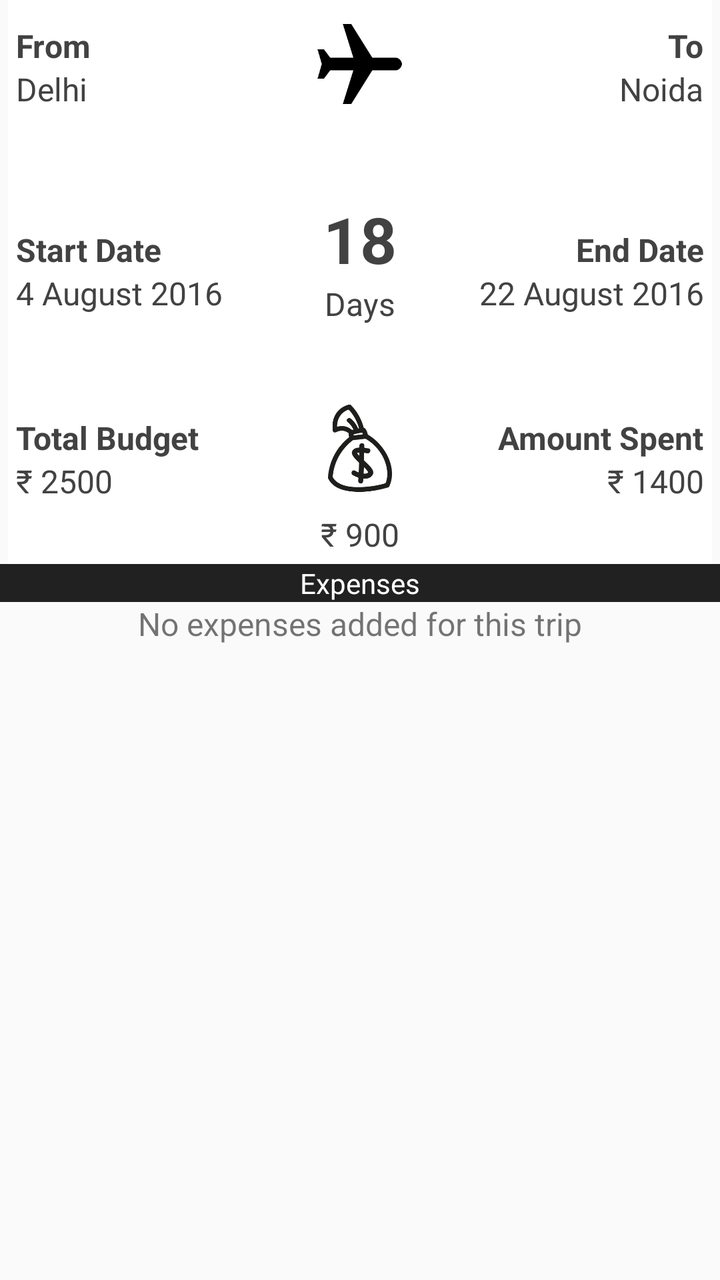
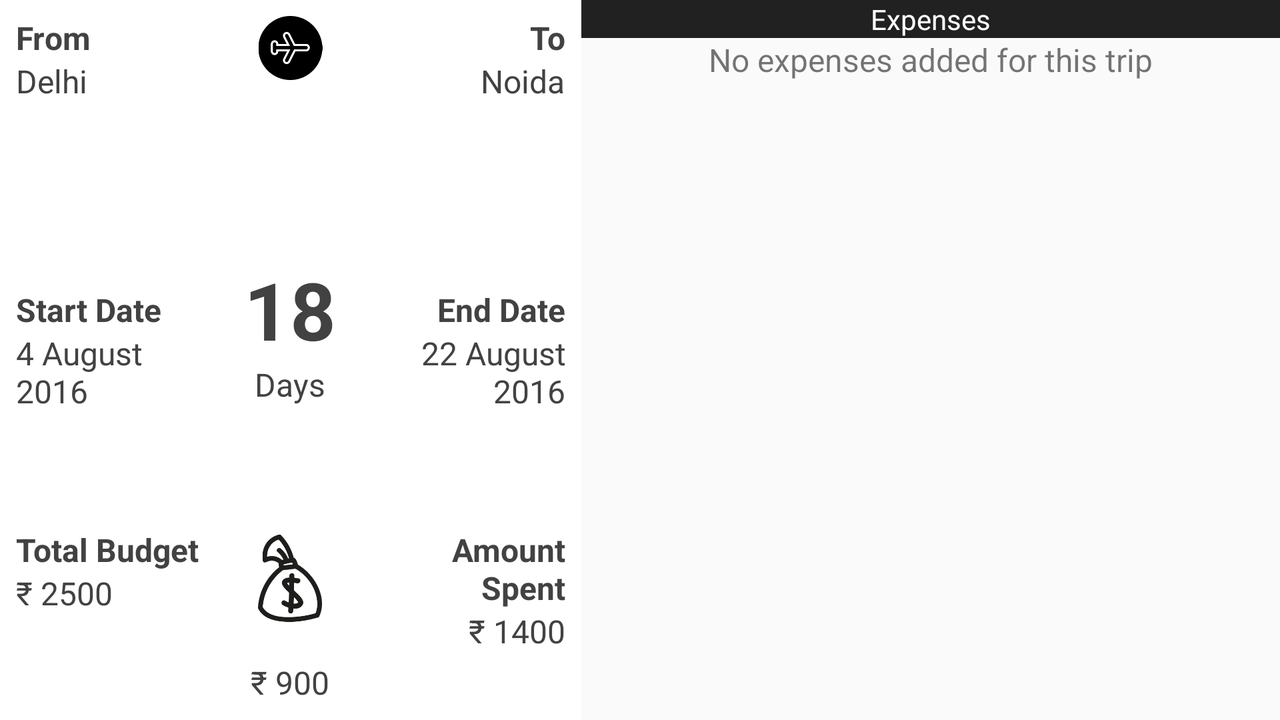

Two renders of one Android screen. The first uses the default layout on a phone; the second uses the alternative layout the repository ships for a different screen configuration, on a matching device. The two XML files are below.
<!-- AndroidManifest.xml: application theme AppTheme -->
<!-- res/layout/activity_previous_trip_detail.xml -->
<?xml version="1.0" encoding="utf-8"?>
<LinearLayout
    xmlns:android="http://schemas.android.com/apk/res/android"
    xmlns:tools="http://schemas.android.com/tools"
    android:layout_width="match_parent"
    android:layout_height="match_parent"
    android:orientation="vertical"
    tools:context="app.com.thetechnocafe.expensemanager.PreviousTripDetailActivity">

    <LinearLayout
        android:layout_width="match_parent"
        android:layout_height="0dp"
        android:layout_marginLeft="4dp"
        android:layout_marginRight="4dp"
        android:layout_weight="1"
        android:background="@android:color/white"
        android:orientation="vertical">

        <LinearLayout
            android:layout_width="match_parent"
            android:layout_height="0dp"
            android:layout_weight="1"
            android:orientation="horizontal"
            android:padding="4dp">

            <LinearLayout
                android:layout_width="0dp"
                android:layout_height="match_parent"
                android:layout_weight="1"
                android:gravity="left"
                android:orientation="vertical"
                android:layout_marginTop="8dp">

                <TextView
                    android:layout_width="wrap_content"
                    android:layout_height="wrap_content"
                    android:text="@string/from"
                    android:textColor="@color/dark_grey_text"
                    android:textSize="16dp"
                    android:textStyle="bold"/>

                <TextView
                    android:id="@+id/previous_trip_detail_from"
                    android:layout_width="wrap_content"
                    android:layout_height="wrap_content"
                    android:text="Delhi"
                    android:textColor="@color/dark_grey_text"
                    android:textSize="16dp"
                    />

            </LinearLayout>

            <ImageView
                android:layout_width="40dp"
                android:layout_height="40dp"
                android:layout_gravity="top|center"
                android:layout_weight="0.4"
                android:layout_marginTop="8dp"
                android:src="@drawable/previous_detail_airplane"/>

            <LinearLayout
                android:layout_width="0dp"
                android:layout_height="match_parent"
                android:layout_weight="1"
                android:gravity="right"
                android:orientation="vertical"
                android:layout_marginTop="8dp">

                <TextView
                    android:layout_width="wrap_content"
                    android:layout_height="wrap_content"
                    android:text="@string/to"
                    android:textColor="@color/dark_grey_text"
                    android:textSize="16dp"
                    android:textStyle="bold"/>

                <TextView
                    android:id="@+id/previous_trip_detail_to"
                    android:layout_width="wrap_content"
                    android:layout_height="wrap_content"
                    android:text="Noida"
                    android:textColor="@color/dark_grey_text"
                    android:textSize="16dp"
                    />

            </LinearLayout>


        </LinearLayout>

        <LinearLayout
            android:layout_width="match_parent"
            android:layout_height="0dp"
            android:layout_weight="1"
            android:orientation="horizontal"
            android:padding="4dp">

            <LinearLayout
                android:layout_width="0dp"
                android:layout_height="match_parent"
                android:layout_marginTop="16dp"
                android:layout_weight="1"
                android:gravity="left"
                android:orientation="vertical">

                <TextView
                    android:layout_width="wrap_content"
                    android:layout_height="wrap_content"
                    android:text="@string/start_date"
                    android:textColor="@color/dark_grey_text"
                    android:textSize="16dp"
                    android:textStyle="bold"/>

                <TextView
                    android:id="@+id/previous_trip_detail_start_date"
                    android:layout_width="wrap_content"
                    android:layout_height="wrap_content"
                    android:text="4 August 2016"
                    android:textColor="@color/dark_grey_text"
                    android:textSize="16dp"
                    />

            </LinearLayout>

            <LinearLayout
                android:layout_width="0dp"
                android:layout_height="match_parent"
                android:layout_weight="1"
                android:gravity="top|center"
                android:orientation="vertical">

                <TextView
                    android:id="@+id/previous_trip_detail_total_days"
                    android:layout_width="wrap_content"
                    android:layout_height="wrap_content"
                    android:text="18"
                    android:textColor="@color/dark_grey_text"
                    android:textSize="32dp"
                    android:textStyle="bold"/>

                <TextView
                    android:layout_width="wrap_content"
                    android:layout_height="wrap_content"
                    android:text="@string/days"
                    android:textColor="@color/dark_grey_text"
                    android:textSize="16dp"
                    />

            </LinearLayout>

            <LinearLayout
                android:layout_width="0dp"
                android:layout_height="match_parent"
                android:layout_marginTop="16dp"
                android:layout_weight="1"
                android:gravity="right"
                android:orientation="vertical">

                <TextView
                    android:layout_width="wrap_content"
                    android:layout_height="wrap_content"
                    android:text="@string/end_date"
                    android:textColor="@color/dark_grey_text"
                    android:textSize="16dp"
                    android:textStyle="bold"/>

                <TextView
                    android:id="@+id/previous_trip_detail_end_date"
                    android:layout_width="wrap_content"
                    android:layout_height="wrap_content"
                    android:text="22 August 2016"
                    android:textColor="@color/dark_grey_text"
                    android:textSize="16dp"
                    />

            </LinearLayout>


        </LinearLayout>

        <LinearLayout
            android:layout_width="match_parent"
            android:layout_height="0dp"
            android:layout_weight="1"
            android:orientation="horizontal"
            android:padding="4dp">

            <LinearLayout
                android:layout_width="0dp"
                android:layout_height="match_parent"
                android:layout_weight="1"
                android:gravity="left"
                android:orientation="vertical"
                android:layout_marginTop="16dp">

                <TextView
                    android:layout_width="wrap_content"
                    android:layout_height="wrap_content"
                    android:text="@string/total_budget"
                    android:textColor="@color/dark_grey_text"
                    android:textSize="16dp"
                    android:textStyle="bold"/>

                <TextView
                    android:id="@+id/previous_trip_detail_total_budget"
                    android:layout_width="wrap_content"
                    android:layout_height="wrap_content"
                    android:text="\u20B9 2500"
                    android:textColor="@color/dark_grey_text"
                    android:textSize="16dp"
                    />

            </LinearLayout>

            <LinearLayout
                android:layout_width="0dp"
                android:layout_height="match_parent"
                android:layout_weight="1"
                android:gravity="center"
                android:orientation="vertical">

            <ImageView
                android:layout_width="32dp"
                android:layout_height="32dp"
                android:layout_gravity="top|center"
                android:layout_weight="0.4"
                android:src="@drawable/money"/>

                <TextView
                    android:id="@+id/previous_trip_detail_budget_left"
                    android:layout_width="wrap_content"
                    android:layout_height="wrap_content"
                    android:textSize="16dp"
                    android:textColor="@color/dark_grey_text"
                    android:text="\u20B9 900"/>

            </LinearLayout>

            <LinearLayout
                android:layout_width="0dp"
                android:layout_height="match_parent"
                android:layout_weight="1"
                android:gravity="right"
                android:orientation="vertical"
                android:layout_marginTop="16dp">

                <TextView
                    android:layout_width="wrap_content"
                    android:layout_height="wrap_content"
                    android:text="@string/amount_spent"
                    android:textColor="@color/dark_grey_text"
                    android:textSize="16dp"
                    android:textStyle="bold"/>

                <TextView
                    android:id="@+id/previous_trip_detail_budget_spent"
                    android:layout_width="wrap_content"
                    android:layout_height="wrap_content"
                    android:text="\u20B9 1400"
                    android:textColor="@color/dark_grey_text"
                    android:textSize="16dp"
                    />

            </LinearLayout>


        </LinearLayout>

    </LinearLayout>

    <TextView
        android:layout_width="match_parent"
        android:layout_height="wrap_content"
        android:gravity="center"
        android:background="@color/dark_grey"
        android:text="@string/expenses"
        android:textColor="@android:color/white"/>

    <LinearLayout
        android:layout_width="match_parent"
        android:layout_height="0dp"
        android:layout_weight="1.2"
        android:gravity="center"
        android:orientation="vertical">

        <TextView
            android:id="@+id/no_expense_available_text"
            android:layout_width="wrap_content"
            android:layout_height="wrap_content"
            android:text="@string/no_expenses_available"
            android:textSize="16dp"/>

        <android.support.v7.widget.RecyclerView
            android:id="@+id/previous_trip_detail_expenses_recycler_view"
            android:layout_width="match_parent"
            android:layout_height="match_parent">

        </android.support.v7.widget.RecyclerView>

    </LinearLayout>

</LinearLayout>
<!-- resources referenced by this layout -->
<resources>
  <color name="dark_grey">#212121</color>
  <color name="dark_grey_text">#424242</color>
  <!-- drawable money: png bitmap (drawable, 8884 bytes) -->
  <!-- drawable previous_detail_airplane: png bitmap (drawable, 3134 bytes) -->
  <string name="amount_spent">Amount Spent</string>
  <string name="days">Days</string>
  <string name="end_date">End Date</string>
  <string name="expenses">Expenses</string>
  <string name="from">From</string>
  <string name="no_expenses_available">No expenses added for this trip</string>
  <string name="start_date">Start Date</string>
  <string name="to">To</string>
  <string name="total_budget">Total Budget</string>
  <!-- from res/values-v21/ -->
  <style name="AppTheme" parent="expensetheme">
          
          <item name="colorPrimary">@color/colorPrimary</item>
          <item name="colorPrimaryDark">@color/colorPrimaryDark</item>
          <item name="colorAccent">@color/indigo</item>
          <item name="android:actionMenuTextColor">@color/indigo</item>
          <item name="android:navigationBarColor">@android:color/black</item>
          <item name="android:statusBarColor">@color/status_bar_color</item>
      </style>
  <style name="expensetheme" parent="Theme.AppCompat.Light">
          <item name="colorAccent">@color/indigo</item>
      </style>
  <color name="colorPrimary">#f5f5f5</color>
  <color name="colorPrimaryDark">#e0e0e0</color>
  <color name="indigo">#3F51B5</color>
  <color name="status_bar_color">#BDBDBD</color>
</resources>
<!-- res/layout-land/activity_previous_trip_detail.xml (the repository's variant of the layout above) -->
<!-- drawn on the phone turned sideways -->
<?xml version="1.0" encoding="utf-8"?>
<LinearLayout
    xmlns:android="http://schemas.android.com/apk/res/android"
    xmlns:tools="http://schemas.android.com/tools"
    android:layout_width="match_parent"
    android:layout_height="match_parent"
    android:orientation="horizontal"
    tools:context="app.com.thetechnocafe.expensemanager.PreviousTripDetailActivity">

    <LinearLayout
        android:layout_width="0dp"
        android:layout_height="match_parent"
        android:layout_weight="1"
        android:background="@android:color/white"
        android:orientation="vertical">

        <LinearLayout
            android:layout_width="match_parent"
            android:layout_height="0dp"
            android:layout_margin="4dp"
            android:layout_weight="1"
            android:orientation="horizontal"
            android:padding="4dp">

            <LinearLayout
                android:layout_width="0dp"
                android:layout_height="match_parent"
                android:layout_weight="1"
                android:gravity="left"
                android:orientation="vertical">

                <TextView
                    android:layout_width="wrap_content"
                    android:layout_height="wrap_content"
                    android:text="@string/from"
                    android:textColor="@color/dark_grey_text"
                    android:textSize="16dp"
                    android:gravity="left"
                    android:textStyle="bold"/>

                <TextView
                    android:id="@+id/previous_trip_detail_from"
                    android:layout_width="wrap_content"
                    android:layout_height="wrap_content"
                    android:text="Delhi"
                    android:textColor="@color/dark_grey_text"
                    android:textSize="16dp"
                    android:gravity="left"
                    />

            </LinearLayout>

            <ImageView
                android:layout_width="0dp"
                android:layout_height="32dp"
                android:layout_gravity="top|center"
                android:layout_weight="0.4"
                android:src="@drawable/previous_plane_image"/>

            <LinearLayout
                android:layout_width="0dp"
                android:layout_height="match_parent"
                android:layout_weight="1"
                android:gravity="right"
                android:orientation="vertical">

                <TextView
                    android:layout_width="wrap_content"
                    android:layout_height="wrap_content"
                    android:text="@string/to"
                    android:textColor="@color/dark_grey_text"
                    android:textSize="16dp"
                    android:textStyle="bold"
                    android:gravity="right"/>

                <TextView
                    android:id="@+id/previous_trip_detail_to"
                    android:layout_width="wrap_content"
                    android:layout_height="wrap_content"
                    android:text="Noida"
                    android:textColor="@color/dark_grey_text"
                    android:textSize="16dp"
                    android:gravity="right"
                    />

            </LinearLayout>


        </LinearLayout>

        <LinearLayout
            android:layout_width="match_parent"
            android:layout_height="0dp"
            android:layout_margin="4dp"
            android:layout_weight="1"
            android:orientation="horizontal"
            android:padding="4dp">

            <LinearLayout
                android:layout_width="0dp"
                android:layout_height="match_parent"
                android:layout_marginTop="16dp"
                android:layout_weight="1"
                android:gravity="left"
                android:orientation="vertical">

                <TextView
                    android:layout_width="wrap_content"
                    android:layout_height="wrap_content"
                    android:text="@string/start_date"
                    android:textColor="@color/dark_grey_text"
                    android:textSize="16dp"
                    android:gravity="left"
                    android:textStyle="bold"/>

                <TextView
                    android:id="@+id/previous_trip_detail_start_date"
                    android:layout_width="wrap_content"
                    android:layout_height="wrap_content"
                    android:text="4 August 2016"
                    android:textColor="@color/dark_grey_text"
                    android:textSize="16dp"
                    android:gravity="left"
                    />

            </LinearLayout>

            <LinearLayout
                android:layout_width="0dp"
                android:layout_height="match_parent"
                android:layout_weight="1"
                android:gravity="top|center"
                android:orientation="vertical">

                <TextView
                    android:id="@+id/previous_trip_detail_total_days"
                    android:layout_width="wrap_content"
                    android:layout_height="wrap_content"
                    android:text="18"
                    android:textColor="@color/dark_grey_text"
                    android:textSize="40dp"
                    android:textStyle="bold"/>

                <TextView
                    android:layout_width="wrap_content"
                    android:layout_height="wrap_content"
                    android:text="@string/days"
                    android:textColor="@color/dark_grey_text"
                    android:textSize="16dp"
                    />

            </LinearLayout>

            <LinearLayout
                android:layout_width="0dp"
                android:layout_height="match_parent"
                android:layout_marginTop="16dp"
                android:layout_weight="1"
                android:gravity="right"
                android:orientation="vertical">

                <TextView
                    android:layout_width="wrap_content"
                    android:layout_height="wrap_content"
                    android:text="@string/end_date"
                    android:textColor="@color/dark_grey_text"
                    android:textSize="16dp"
                    android:textStyle="bold"
                    android:gravity="right"
                    />

                <TextView
                    android:id="@+id/previous_trip_detail_end_date"
                    android:layout_width="wrap_content"
                    android:layout_height="wrap_content"
                    android:text="22 August 2016"
                    android:textColor="@color/dark_grey_text"
                    android:textSize="16dp"
                    android:gravity="right"
                    />

            </LinearLayout>


        </LinearLayout>

        <LinearLayout
            android:layout_width="match_parent"
            android:layout_height="0dp"
            android:layout_margin="4dp"
            android:layout_weight="1"
            android:orientation="horizontal"
            android:padding="4dp">

            <LinearLayout
                android:layout_width="0dp"
                android:layout_height="match_parent"
                android:layout_weight="1"
                android:gravity="left"
                android:orientation="vertical"
                android:layout_marginTop="16dp">

                <TextView
                    android:layout_width="wrap_content"
                    android:layout_height="wrap_content"
                    android:text="@string/total_budget"
                    android:textColor="@color/dark_grey_text"
                    android:textSize="16dp"
                    android:gravity="left"
                    android:textStyle="bold"/>

                <TextView
                    android:id="@+id/previous_trip_detail_total_budget"
                    android:layout_width="wrap_content"
                    android:layout_height="wrap_content"
                    android:text="\u20B9 2500"
                    android:textColor="@color/dark_grey_text"
                    android:textSize="16dp"
                    android:gravity="left"
                    />

            </LinearLayout>

            <LinearLayout
                android:layout_width="0dp"
                android:layout_height="match_parent"
                android:layout_weight="1"
                android:gravity="center"
                android:orientation="vertical">

            <ImageView
                android:layout_width="32dp"
                android:layout_height="32dp"
                android:layout_gravity="top|center"
                android:layout_weight="0.4"
                android:src="@drawable/money"/>

                <TextView
                    android:id="@+id/previous_trip_detail_budget_left"
                    android:layout_width="wrap_content"
                    android:layout_height="wrap_content"
                    android:textSize="16dp"
                    android:textColor="@color/dark_grey_text"
                    android:text="\u20B9 900"/>

            </LinearLayout>

            <LinearLayout
                android:layout_width="0dp"
                android:layout_height="match_parent"
                android:layout_weight="1"
                android:gravity="right"
                android:orientation="vertical"
                android:layout_marginTop="16dp">

                <TextView
                    android:layout_width="wrap_content"
                    android:layout_height="wrap_content"
                    android:text="@string/amount_spent"
                    android:textColor="@color/dark_grey_text"
                    android:textSize="16dp"
                    android:textStyle="bold"
                    android:gravity="right"/>

                <TextView
                    android:id="@+id/previous_trip_detail_budget_spent"
                    android:layout_width="wrap_content"
                    android:layout_height="wrap_content"
                    android:text="\u20B9 1400"
                    android:textColor="@color/dark_grey_text"
                    android:textSize="16dp"
                    android:gravity="right"
                    />

            </LinearLayout>


        </LinearLayout>

    </LinearLayout>

    <LinearLayout
        android:layout_width="0dp"
        android:layout_height="match_parent"
        android:layout_weight="1.2"
        android:orientation="vertical">

        <TextView
            android:layout_width="match_parent"
            android:layout_height="wrap_content"
            android:gravity="center"
            android:background="@color/dark_grey"
            android:text="@string/expenses"
            android:textColor="@android:color/white"/>

        <LinearLayout
            android:layout_width="match_parent"
            android:layout_height="0dp"
            android:layout_weight="1.2"
            android:gravity="center"
            android:orientation="vertical">

            <TextView
                android:id="@+id/no_expense_available_text"
                android:layout_width="wrap_content"
                android:layout_height="wrap_content"
                android:text="@string/no_expenses_available"
                android:textSize="16dp"/>

            <android.support.v7.widget.RecyclerView
                android:id="@+id/previous_trip_detail_expenses_recycler_view"
                android:layout_width="match_parent"
                android:layout_height="match_parent">

            </android.support.v7.widget.RecyclerView>

        </LinearLayout>


    </LinearLayout>

</LinearLayout>
<!-- resources referenced by the variant -->
<!-- as the phone turned sideways resolves them -->
<resources>
  <color name="dark_grey">#212121</color>
  <color name="dark_grey_text">#424242</color>
  <!-- drawable money: png bitmap (drawable, 8884 bytes) -->
  <!-- drawable previous_plane_image: png bitmap (drawable, 4677 bytes) -->
  <string name="amount_spent">Amount Spent</string>
  <string name="days">Days</string>
  <string name="end_date">End Date</string>
  <string name="expenses">Expenses</string>
  <string name="from">From</string>
  <string name="no_expenses_available">No expenses added for this trip</string>
  <string name="start_date">Start Date</string>
  <string name="to">To</string>
  <string name="total_budget">Total Budget</string>
  <!-- from res/values-v21/ -->
  <style name="AppTheme" parent="expensetheme">
          
          <item name="colorPrimary">@color/colorPrimary</item>
          <item name="colorPrimaryDark">@color/colorPrimaryDark</item>
          <item name="colorAccent">@color/indigo</item>
          <item name="android:actionMenuTextColor">@color/indigo</item>
          <item name="android:navigationBarColor">@android:color/black</item>
          <item name="android:statusBarColor">@color/status_bar_color</item>
      </style>
  <style name="expensetheme" parent="Theme.AppCompat.Light">
          <item name="colorAccent">@color/indigo</item>
      </style>
  <color name="colorPrimary">#f5f5f5</color>
  <color name="colorPrimaryDark">#e0e0e0</color>
  <color name="indigo">#3F51B5</color>
  <color name="status_bar_color">#BDBDBD</color>
</resources>
